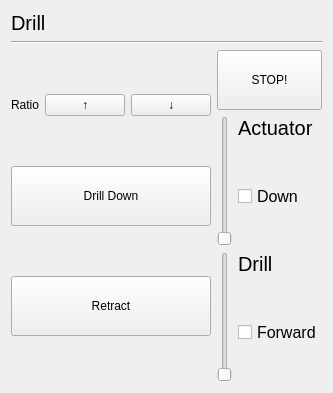
          <widget class="QWidget" name="page_drill">
           <layout class="QVBoxLayout" name="verticalLayout_2">
            <item>
             <widget class="QLabel" name="label_42">
              <property name="font">
               <font>
                <pointsize>15</pointsize>
               </font>
              </property>
              <property name="text">
               <string>Drill</string>
              </property>
             </widget>
            </item>
            <item>
             <widget class="Line" name="line_21">
              <property name="orientation">
               <enum>Qt::Horizontal</enum>
              </property>
             </widget>
            </item>
            <item>
             <layout class="QHBoxLayout" name="horizontalLayout_Drill">
              <item>
               <layout class="QVBoxLayout" name="verticalLayout_6">
                <item>
                 <layout class="QHBoxLayout" name="horizontalLayout_26">
                  <item>
                   <widget class="QLabel" name="label_41">
                    <property name="text">
                     <string>Ratio</string>
                    </property>
                   </widget>
                  </item>
                  <item>
                   <widget class="QPushButton" name="button_ratio_up">
                    <property name="text">
                     <string>↑</string>
                    </property>
                   </widget>
                  </item>
                  <item>
                   <widget class="QPushButton" name="button_ratio_down">
                    <property name="text">
                     <string>↓</string>
                    </property>
                   </widget>
                  </item>
                 </layout>
                </item>
                <item>
                 <widget class="QPushButton" name="button_drill_down">
                  <property name="minimumSize">
                   <size>
                    <width>0</width>
                    <height>60</height>
                   </size>
                  </property>
                  <property name="text">
                   <string>Drill Down</string>
                  </property>
                 </widget>
                </item>
                <item>
                 <widget class="QPushButton" name="button_retract">
                  <property name="minimumSize">
                   <size>
                    <width>0</width>
                    <height>60</height>
                   </size>
                  </property>
                  <property name="text">
                   <string>Retract</string>
                  </property>
                 </widget>
                </item>
               </layout>
              </item>
              <item>
               <layout class="QVBoxLayout" name="verticalLayout_5">
                <item>
                 <widget class="QPushButton" name="button_drill_stop">
                  <property name="minimumSize">
                   <size>
                    <width>0</width>
                    <height>60</height>
                   </size>
                  </property>
                  <property name="text">
                   <string>STOP!</string>
                  </property>
                 </widget>
                </item>
                <item>
                 <layout class="QHBoxLayout" name="horizontalLayout_23">
                  <item>
                   <widget class="QSlider" name="slider_actuator">
                    <property name="maximum">
                     <number>4</number>
                    </property>
                    <property name="orientation">
                     <enum>Qt::Vertical</enum>
                    </property>
                   </widget>
                  </item>
                  <item>
                   <layout class="QVBoxLayout" name="verticalLayout_7">
                    <item>
                     <widget class="QLabel" name="label_43">
                      <property name="font">
                       <font>
                        <pointsize>15</pointsize>
                       </font>
                      </property>
                      <property name="text">
                       <string>Actuator</string>
                      </property>
                     </widget>
                    </item>
                    <item>
                     <widget class="QCheckBox" name="checkBox_actuator_direction">
                      <property name="minimumSize">
                       <size>
                        <width>0</width>
                        <height>100</height>
                       </size>
                      </property>
                      <property name="font">
                       <font>
                        <pointsize>12</pointsize>
                       </font>
                      </property>
                      <property name="text">
                       <string>Down</string>
                      </property>
                     </widget>
                    </item>
                   </layout>
                  </item>
                 </layout>
                </item>
                <item>
                 <layout class="QHBoxLayout" name="horizontalLayout_25">
                  <item>
                   <widget class="QSlider" name="slider_drill">
                    <property name="maximum">
                     <number>4</number>
                    </property>
                    <property name="sliderPosition">
                     <number>0</number>
                    </property>
                    <property name="orientation">
                     <enum>Qt::Vertical</enum>
                    </property>
                   </widget>
                  </item>
                  <item>
                   <layout class="QVBoxLayout" name="verticalLayout_10">
                    <item>
                     <widget class="QLabel" name="label_44">
                      <property name="font">
                       <font>
                        <pointsize>15</pointsize>
                       </font>
                      </property>
                      <property name="text">
                       <string>Drill</string>
                      </property>
                     </widget>
                    </item>
                    <item>
                     <widget class="QCheckBox" name="checkBox_drill_direction">
                      <property name="minimumSize">
                       <size>
                        <width>0</width>
                        <height>100</height>
                       </size>
                      </property>
                      <property name="font">
                       <font>
                        <pointsize>12</pointsize>
                       </font>
                      </property>
                      <property name="text">
                       <string>Forward</string>
                      </property>
                     </widget>
                    </item>
                   </layout>
                  </item>
                 </layout>
                </item>
               </layout>
              </item>
             </layout>
            </item>
           </layout>
          </widget>
